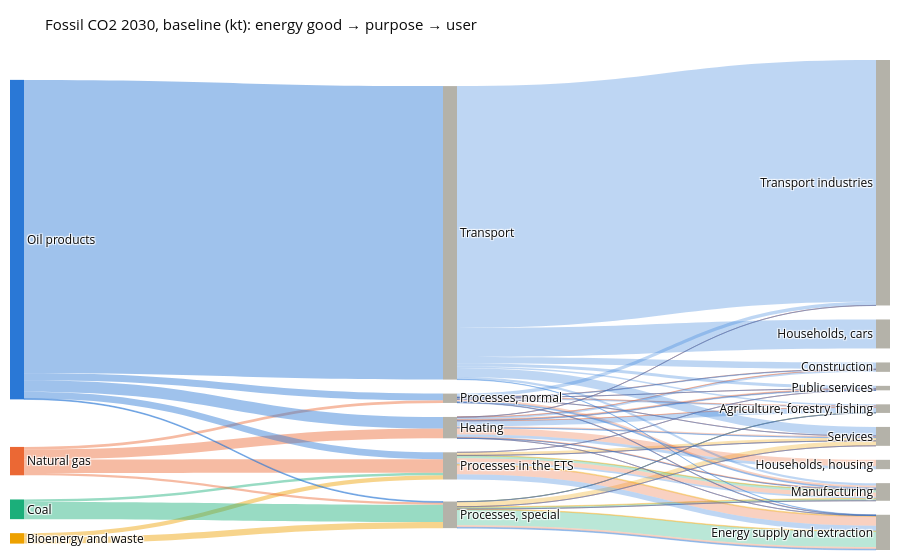

Notebook cell for this chart:
### Markdown cell above
## Fossil CO2: baseline and with the tax

### Code cell
eb = gv.flows(base, Y, 'qemme_bu', em='co2ubio')
es = gv.flows(shock, Y, 'qemme_bu', em='co2ubio')
print(f'fossil CO2 {Y} (bottom-up, incl. bunkering): baseline {eb.value.sum():,.0f}, CO2 tax {es.value.sum():,.0f} '
      f'({gv.pct(es.value.sum(), eb.value.sum()):.1f} %)')
gv.sankey(eb, f'Fossil CO2 {Y}, baseline (kt): energy good → purpose → user', 'kt').show()

### Figure 1 — Plotly figure (JSON) as saved in the notebook; plotly's stock layout.template omitted (floating-point values rounded to 4 significant figures)
{"data": [{"arrangement": "snap", "link": {"color": ["rgba(237,161,0,0.45)", "rgba(237,161,0,0.45)", "rgba(27,175,122,0.45)", "rgba(27,175,122,0.45)", "rgba(235,104,52,0.45)", "rgba(235,104,52,0.45)", "rgba(235,104,52,0.45)", "rgba(235,104,52,0.45)", "rgba(42,120,214,0.45)", "rgba(42,120,214,0.45)", "rgba(42,120,214,0.45)", "rgba(42,120,214,0.45)", "rgba(42,120,214,0.45)", "rgba(237,161,0,0.3)", "rgba(237,161,0,0.3)", "rgba(237,161,0,0.3)", "rgba(237,161,0,0.3)", "rgba(237,161,0,0.3)", "rgba(237,161,0,0.3)", "rgba(27,175,122,0.3)", "rgba(27,175,122,0.3)", "rgba(27,175,122,0.3)", "rgba(27,175,122,0.3)", "rgba(235,104,52,0.3)", "rgba(235,104,52,0.3)", "rgba(235,104,52,0.3)", "rgba(235,104,52,0.3)", "rgba(235,104,52,0.3)", "rgba(235,104,52,0.3)", "rgba(235,104,52,0.3)", "rgba(235,104,52,0.3)", "rgba(235,104,52,0.3)", "rgba(235,104,52,0.3)", "rgba(235,104,52,0.3)", "rgba(235,104,52,0.3)", "rgba(235,104,52,0.3)", "rgba(235,104,52,0.3)", "rgba(235,104,52,0.3)", "rgba(235,104,52,0.3)", "rgba(235,104,52,0.3)", "rgba(235,104,52,0.3)", "rgba(235,104,52,0.3)", "rgba(235,104,52,0.3)", "rgba(235,104,52,0.3)", "rgba(235,104,52,0.3)", "rgba(42,120,214,0.3)", "rgba(42,120,214,0.3)", "rgba(42,120,214,0.3)", "rgba(42,120,214,0.3)", "rgba(42,120,214,0.3)", "rgba(42,120,214,0.3)", "rgba(42,120,214,0.3)", "rgba(42,120,214,0.3)", "rgba(42,120,214,0.3)", "rgba(42,120,214,0.3)", "rgba(42,120,214,0.3)", "rgba(42,120,214,0.3)", "rgba(42,120,214,0.3)", "rgba(42,120,214,0.3)", "rgba(42,120,214,0.3)", "rgba(42,120,214,0.3)", "rgba(42,120,214,0.3)", "rgba(42,120,214,0.3)", "rgba(42,120,214,0.3)", "rgba(42,120,214,0.3)", "rgba(42,120,214,0.3)", "rgba(42,120,214,0.3)", "rgba(42,120,214,0.3)", "rgba(42,120,214,0.3)", "rgba(42,120,214,0.3)", "rgba(42,120,214,0.3)", "rgba(42,120,214,0.3)", "rgba(42,120,214,0.3)", "rgba(42,120,214,0.3)", "rgba(42,120,214,0.3)", "rgba(42,120,214,0.3)"], "customdata": ["Bioenergy and waste → Processes in the ETS", "Bioenergy and waste → Processes, special", "Coal → Processes in the ETS", "Coal → Processes, special", "Natural gas → Heating", "Natural gas → Processes in the ETS", "Natural gas → Processes, normal", "Natural gas → Processes, special", "Oil products → Heating", "Oil products → Processes in the ETS", "Oil products → Processes, normal", "Oil products → Processes, special", "Oil products → Transport", "Bioenergy and waste: Processes in the ETS → Energy supply and extraction", "Bioenergy and waste: Processes in the ETS → Manufacturing", "Bioenergy and waste: Processes in the ETS → Services", "Bioenergy and waste: Processes, special → Energy supply and extraction", "Bioenergy and waste: Processes, special → Manufacturing", "Bioenergy and waste: Processes, special → Services", "Coal: Processes in the ETS → Manufacturing", "Coal: Processes, special → Agriculture, forestry, fishing", "Coal: Processes, special → Energy supply and extraction", "Coal: Processes, special → Manufacturing", "Natural gas: Heating → Agriculture, forestry, fishing", "Natural gas: Heating → Construction", "Natural gas: Heating → Energy supply and extraction", "Natural gas: Heating → Households, housing", "Natural gas: Heating → Manufacturing", "Natural gas: Heating → Public services", "Natural gas: Heating → Services", "Natural gas: Heating → Transport industries", "Natural gas: Processes in the ETS → Energy supply and extraction", "Natural gas: Processes in the ETS → Manufacturing", "Natural gas: Processes in the ETS → Public services", "Natural gas: Processes in the ETS → Services", "Natural gas: Processes, normal → Agriculture, forestry, fishing", "Natural gas: Processes, normal → Construction", "Natural gas: Processes, normal → Energy supply and extraction", "Natural gas: Processes, normal → Manufacturing", "Natural gas: Processes, normal → Public services", "Natural gas: Processes, normal → Services", "Natural gas: Processes, special → Agriculture, forestry, fishing", "Natural gas: Processes, special → Energy supply and extraction", "Natural gas: Processes, special → Manufacturing", "Natural gas: Processes, special → Services", "Oil products: Heating → Agriculture, forestry, fishing", "Oil products: Heating → Construction", "Oil products: Heating → Energy supply and extraction", "Oil products: Heating → Households, housing", "Oil products: Heating → Manufacturing", "Oil products: Heating → Public services", "Oil products: Heating → Services", "Oil products: Heating → Transport industries", "Oil products: Processes in the ETS → Energy supply and extraction", "Oil products: Processes in the ETS → Manufacturing", "Oil products: Processes in the ETS → Public services", "Oil products: Processes in the ETS → Services", "Oil products: Processes, normal → Agriculture, forestry, fishing", "Oil products: Processes, normal → Construction", "Oil products: Processes, normal → Energy supply and extraction", "Oil products: Processes, normal → Manufacturing", "Oil products: Processes, normal → Public services", "Oil products: Processes, normal → Services", "Oil products: Processes, normal → Transport industries", "Oil products: Processes, special → Agriculture, forestry, fishing", "Oil products: Processes, special → Energy supply and extraction", "Oil products: Processes, special → Manufacturing", "Oil products: Processes, special → Services", "Oil products: Transport → Agriculture, forestry, fishing", "Oil products: Transport → Construction", "Oil products: Transport → Energy supply and extraction", "Oil products: Transport → Households, cars", "Oil products: Transport → Manufacturing", "Oil products: Transport → Public services", "Oil products: Transport → Services", "Oil products: Transport → Transport industries"], "hovertemplate": "%{customdata}<br>%{value:,.2f} kt<extra></extra>", "source": [3, 3, 2, 2, 1, 1, 1, 1, 0, 0, 0, 0, 0, 8, 8, 8, 7, 7, 7, 8, 7, 7, 7, 4, 4, 4, 4, 4, 4, 4, 4, 8, 8, 8, 8, 6, 6, 6, 6, 6, 6, 7, 7, 7, 7, 4, 4, 4, 4, 4, 4, 4, 4, 8, 8, 8, 8, 6, 6, 6, 6, 6, 6, 6, 7, 7, 7, 7, 5, 5, 5, 5, 5, 5, 5, 5], "target": [8, 7, 8, 7, 4, 8, 6, 7, 4, 8, 6, 7, 5, 11, 14, 16, 11, 14, 16, 14, 9, 11, 14, 9, 10, 11, 13, 14, 15, 16, 17, 11, 14, 15, 16, 9, 10, 11, 14, 15, 16, 9, 11, 14, 16, 9, 10, 11, 13, 14, 15, 16, 17, 11, 14, 15, 16, 9, 10, 11, 14, 15, 16, 17, 9, 11, 14, 16, 9, 10, 11, 12, 14, 15, 16, 17], "value": [744.9, 1090.0, 431.2, 3028.0, 1733.0, 2389.0, 456.2, 404.2, 2019.0, 1213.0, 1187.0, 148.8, 51560.0, 135.7, 76.35, 532.8, 112.5, 109.3, 868.1, 431.2, 5.039, 2731.0, 291.8, 7.802, 12.24, 3.08, 1148.0, 124.6, 164.7, 259.3, 13.57, 1638.0, 742.6, 1.619, 6.83, 34.42, 5.756, 13.67, 392.9, 0.001228, 9.387, 27.51, 368.3, 8.087, 0.3231, 931.8, 378.9, 7.362, 489.9, 37.15, 108.5, 54.88, 10.93, 906.7, 303.5, 0.03592, 2.442, 241.7, 93.44, 74.51, 157.7, 0.05159, 6.043, 613.9, 4.916, 141.4, 2.05, 0.4681, 254.9, 1162.0, 55.52, 5089.0, 419.4, 513.7, 1580.0, 42480.0]}, "node": {"color": ["#2a78d6", "#eb6834", "#1baf7a", "#eda100", "#b4b2a9", "#b4b2a9", "#b4b2a9", "#b4b2a9", "#b4b2a9", "#b4b2a9", "#b4b2a9", "#b4b2a9", "#b4b2a9", "#b4b2a9", "#b4b2a9", "#b4b2a9", "#b4b2a9", "#b4b2a9"], "hovertemplate": "%{label}<br>%{value:,.1f} kt<extra></extra>", "label": ["Oil products", "Natural gas", "Coal", "Bioenergy and waste", "Heating", "Transport", "Processes, normal", "Processes, special", "Processes in the ETS", "Agriculture, forestry, fishing", "Construction", "Energy supply and extraction", "Households, cars", "Households, housing", "Manufacturing", "Public services", "Services", "Transport industries"], "line": {"width": 0}, "pad": 14, "thickness": 14}, "type": "sankey"}], "layout": {"font": {"color": "#0b0b0b", "size": 12}, "height": 560, "margin": {"b": 10, "l": 10, "r": 10, "t": 60}, "title": {"font": {"size": 15}, "text": "Fossil CO2 2030, baseline (kt): energy good → purpose → user"}}}
